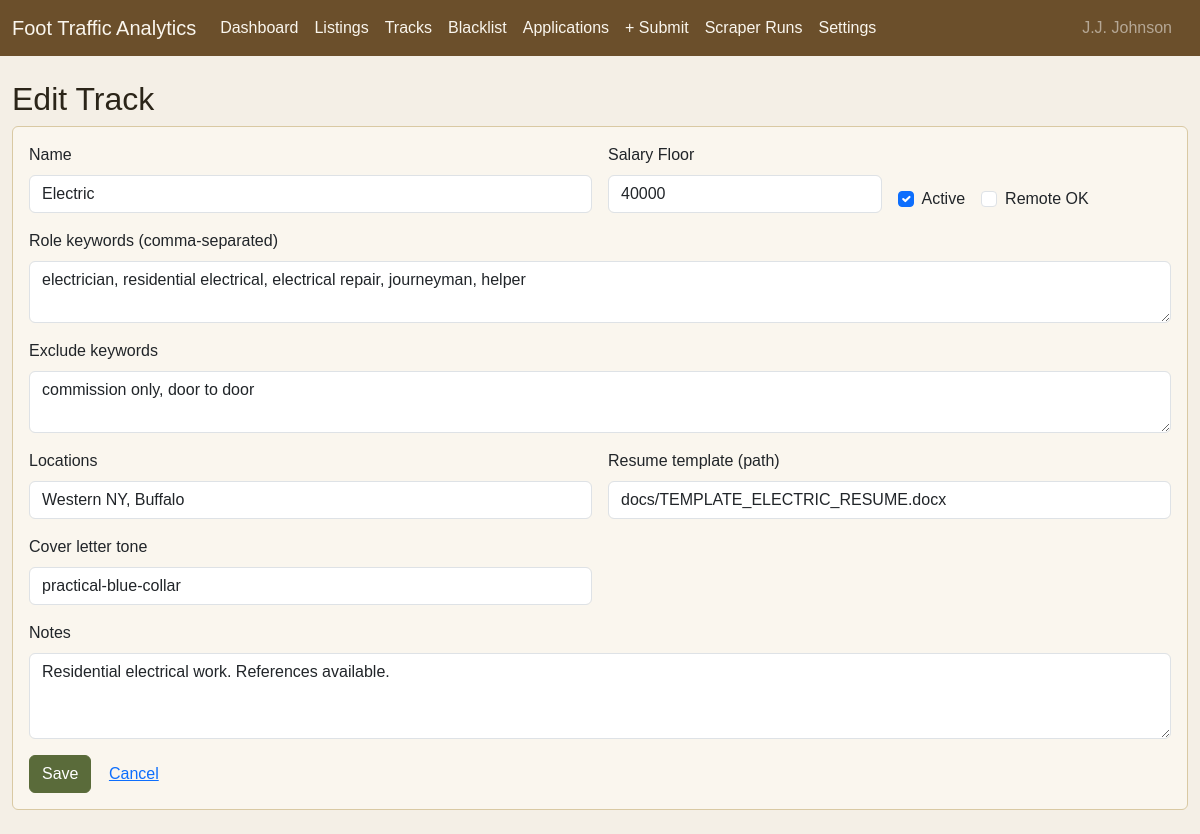
Screenshot of /tracks/2/edit with the database file from the repository.
### tables this page shows
CREATE TABLE IF NOT EXISTS job_tracks (
  id INT UNSIGNED AUTO_INCREMENT PRIMARY KEY,
  name VARCHAR(100) NOT NULL,
  slug VARCHAR(100) NOT NULL UNIQUE,
  is_active TINYINT(1) DEFAULT 1,
  role_keywords TEXT NOT NULL COMMENT 'comma-separated, used for search + scoring',
  exclude_keywords TEXT DEFAULT NULL,
  salary_floor INT UNSIGNED DEFAULT 0,
  locations TEXT DEFAULT NULL COMMENT 'comma-separated; "remote" allowed',
  remote_ok TINYINT(1) DEFAULT 1,
  resume_template VARCHAR(255) DEFAULT NULL COMMENT 'path under docs/ or resumes/',
  cover_letter_tone VARCHAR(100) DEFAULT 'professional',
  notes TEXT DEFAULT NULL,
  created_at DATETIME DEFAULT CURRENT_TIMESTAMP,
  updated_at DATETIME DEFAULT CURRENT_TIMESTAMP ON UPDATE CURRENT_TIMESTAMP
);

### app/Controllers/TrackController.php (called while the page is built, shortened)
<?php
class TrackController extends Controller {
    public function edit(int $id): void {
        $this->view('tracks/edit', ['track' => (new JobTrack())->find($id)]);
    }
}

### public/index.php (called while the page is built, shortened)
<?php
spl_autoload_register(function ($class) {
    $paths = [
        BASE_PATH . "/core/{$class}.php",
        BASE_PATH . "/app/Controllers/{$class}.php",
        BASE_PATH . "/app/Models/{$class}.php",
        BASE_PATH . "/app/Services/{$class}.php",
    ];
    foreach ($paths as $p) {
        if (file_exists($p)) { require_once $p; return; }
    }
});
$router = new Router();
$uri = parse_url($_SERVER['REQUEST_URI'], PHP_URL_PATH);
$router->dispatch($uri ?: '/', $_SERVER['REQUEST_METHOD']);

### core/Model.php (called while the page is built, shortened)
<?php
class Model
{
    protected PDO $db;
    protected string $table;
    protected string $primaryKey = 'id';
    public function __construct()
    {
        $this->db = Database::getInstance();
    }
    public function find(int $id): ?array
    {
        $stmt = $this->db->prepare("SELECT * FROM {$this->table} WHERE {$this->primaryKey} = ?");
        $stmt->execute([$id]);
        $result = $stmt->fetch();
        return $result ?: null;
    }
}

### core/Env.php (called while the page is built, shortened)
<?php
class Env
{
    public static function get(string $key, mixed $default = null): mixed
    {
        $value = $_ENV[$key] ?? getenv($key);
        if ($value === false) {
            return $default;
        }
        return $value;
    }
}
function env(string $key, mixed $default = null): mixed
{
    return Env::get($key, $default);
}

### config/database.php (called while the page is built)
<?php
return [
    'host'     => env('DB_HOST', 'localhost'),
    'database' => env('DB_DATABASE', 'footraffic'),
    'username' => env('DB_USERNAME', 'root'),
    'password' => env('DB_PASSWORD', ''),
    'charset'  => 'utf8mb4',
];

### core/Database.php (called while the page is built)
<?php
class Database
{
    private static ?PDO $instance = null;
    public static function getInstance(): PDO
    {
        if (self::$instance === null) {
            $config = require __DIR__ . '/../config/database.php';
            $dsn = "mysql:host={$config['host']};dbname={$config['database']};charset={$config['charset']}";
            self::$instance = new PDO($dsn, $config['username'], $config['password'], [
                PDO::ATTR_ERRMODE => PDO::ERRMODE_EXCEPTION,
                PDO::ATTR_DEFAULT_FETCH_MODE => PDO::FETCH_ASSOC,
                PDO::ATTR_EMULATE_PREPARES => false,
            ]);
        }
        return self::$instance;
    }
}

### app/Views/tracks/edit.php (the view, shortened to what this page needs)
<?php $title = $track ? 'Edit Track' : 'New Track'; ob_start(); ?>
<h2><?= $title ?></h2>
<form method="post" action="<?= BASE_URL ?>/tracks/<?= $track['id'] ?? '' ?><?= $track ? '/edit' : '/create' ?>">
  <div class="card p-3">
    <div class="row g-3">
      <div class="col-md-6"><label class="form-label">Name</label><input class="form-control" name="name" value="<?= htmlspecialchars($track['name'] ?? '') ?>" required></div>
      <div class="col-md-3"><label class="form-label">Salary Floor</label><input type="number" class="form-control" name="salary_floor" value="<?= (int)($track['salary_floor'] ?? 0) ?>"></div>
      <div class="col-md-3 d-flex align-items-end"><div class="form-check me-3"><input type="checkbox" class="form-check-input" name="is_active" <?= ($track['is_active'] ?? 1) ? 'checked' : '' ?>><label class="form-check-label">Active</label></div><div class="form-check"><input type="checkbox" class="form-check-input" name="remote_ok" <?= ($track['remote_ok'] ?? 1) ? 'checked' : '' ?>><label class="form-check-label">Remote OK</label></div></div>
      <div class="col-12"><label class="form-label">Role keywords (comma-separated)</label><textarea class="form-control" name="role_keywords" rows="2"><?= htmlspecialchars($track['role_keywords'] ?? '') ?></textarea></div>
      <div class="col-12"><label class="form-label">Exclude keywords</label><textarea class="form-control" name="exclude_keywords" rows="2"><?= htmlspecialchars($track['exclude_keywords'] ?? '') ?></textarea></div>
      <div class="col-md-6"><label class="form-label">Locations</label><input class="form-control" name="locations" value="<?= htmlspecialchars($track['locations'] ?? '') ?>"></div>
      <div class="col-md-6"><label class="form-label">Resume template (path)</label><input class="form-control" name="resume_template" value="<?= htmlspecialchars($track['resume_template'] ?? '') ?>"></div>
      <div class="col-md-6"><label class="form-label">Cover letter tone</label><input class="form-control" name="cover_letter_tone" value="<?= htmlspecialchars($track['cover_letter_tone'] ?? 'professional') ?>"></div>
      <div class="col-12"><label class="form-label">Notes</label><textarea class="form-control" name="notes" rows="3"><?= htmlspecialchars($track['notes'] ?? '') ?></textarea></div>
    </div>
    <div class="mt-3"><button class="btn btn-primary">Save</button> <a class="btn btn-link" href="<?= BASE_URL ?>/tracks">Cancel</a></div>
  </div>
</form>
<?php $content = ob_get_clean(); require __DIR__ . '/../layouts/main.php'; ?>

### core/Router.php (shortened to what this page needs)
<?php
class Router
{
    private array $routes = [];
    private function addRoute(string $method, string $path, string $controller, string $action): void
    {
        $this->routes[] = [
            'method' => $method,
            'path' => $path,
            'controller' => $controller,
            'action' => $action,
        ];
    }
    public function dispatch(string $uri, string $method): void
    {
        $uri = parse_url($uri, PHP_URL_PATH);
        $uri = '/' . trim($uri, '/');
        foreach ($this->routes as $route) {
            $pattern = $this->convertToRegex($route['path']);
            if ($route['method'] === $method && preg_match($pattern, $uri, $matches)) {
                array_shift($matches);
                $this->callAction($route['controller'], $route['action'], $matches);
                return;
            }
        }
    }
    private function convertToRegex(string $path): string
    {
        $pattern = preg_replace('/\{id\}/', '(\d+)', $path);
        $pattern = preg_replace('/\{(\w+)\}/', '([^\/]+)', $pattern);
        return '#^' . $pattern . '$#';
    }
    private function callAction(string $controllerName, string $action, array $params): void
    {
        $controller = new $controllerName();
        call_user_func_array([$controller, $action], $params);
    }
}

### app/Views/layouts/main.php (style rules this page uses)
:root { --ft-bg:#f4efe6; --ft-card:#faf6ee; --ft-ink:#2b2519; --ft-brown:#6b4f2b; --ft-olive:#5a6b3a; --ft-rust:#a0522d; --ft-sand:#d9c9a3; }
body { background: var(--ft-bg); color: var(--ft-ink); font-family: Arial, sans-serif; }
.card { background: var(--ft-card); border: 1px solid var(--ft-sand); }
.btn-primary { background: var(--ft-olive); border-color: var(--ft-olive); }
a { color: var(--ft-rust); }

### rows the page displays
job_tracks: name "Electric", salary_floor "40000", is_active "☑", role_keywords "electrician, residential electrical, electrical repair, journeyman, helper", exclude_keywords "commission only, door to door", locations "Western NY, Buffalo", resume_template "docs/TEMPLATE_ELECTRIC_RESUME.docx", cover_letter_tone "practical-blue-collar", notes "Residential electrical work. References available."
